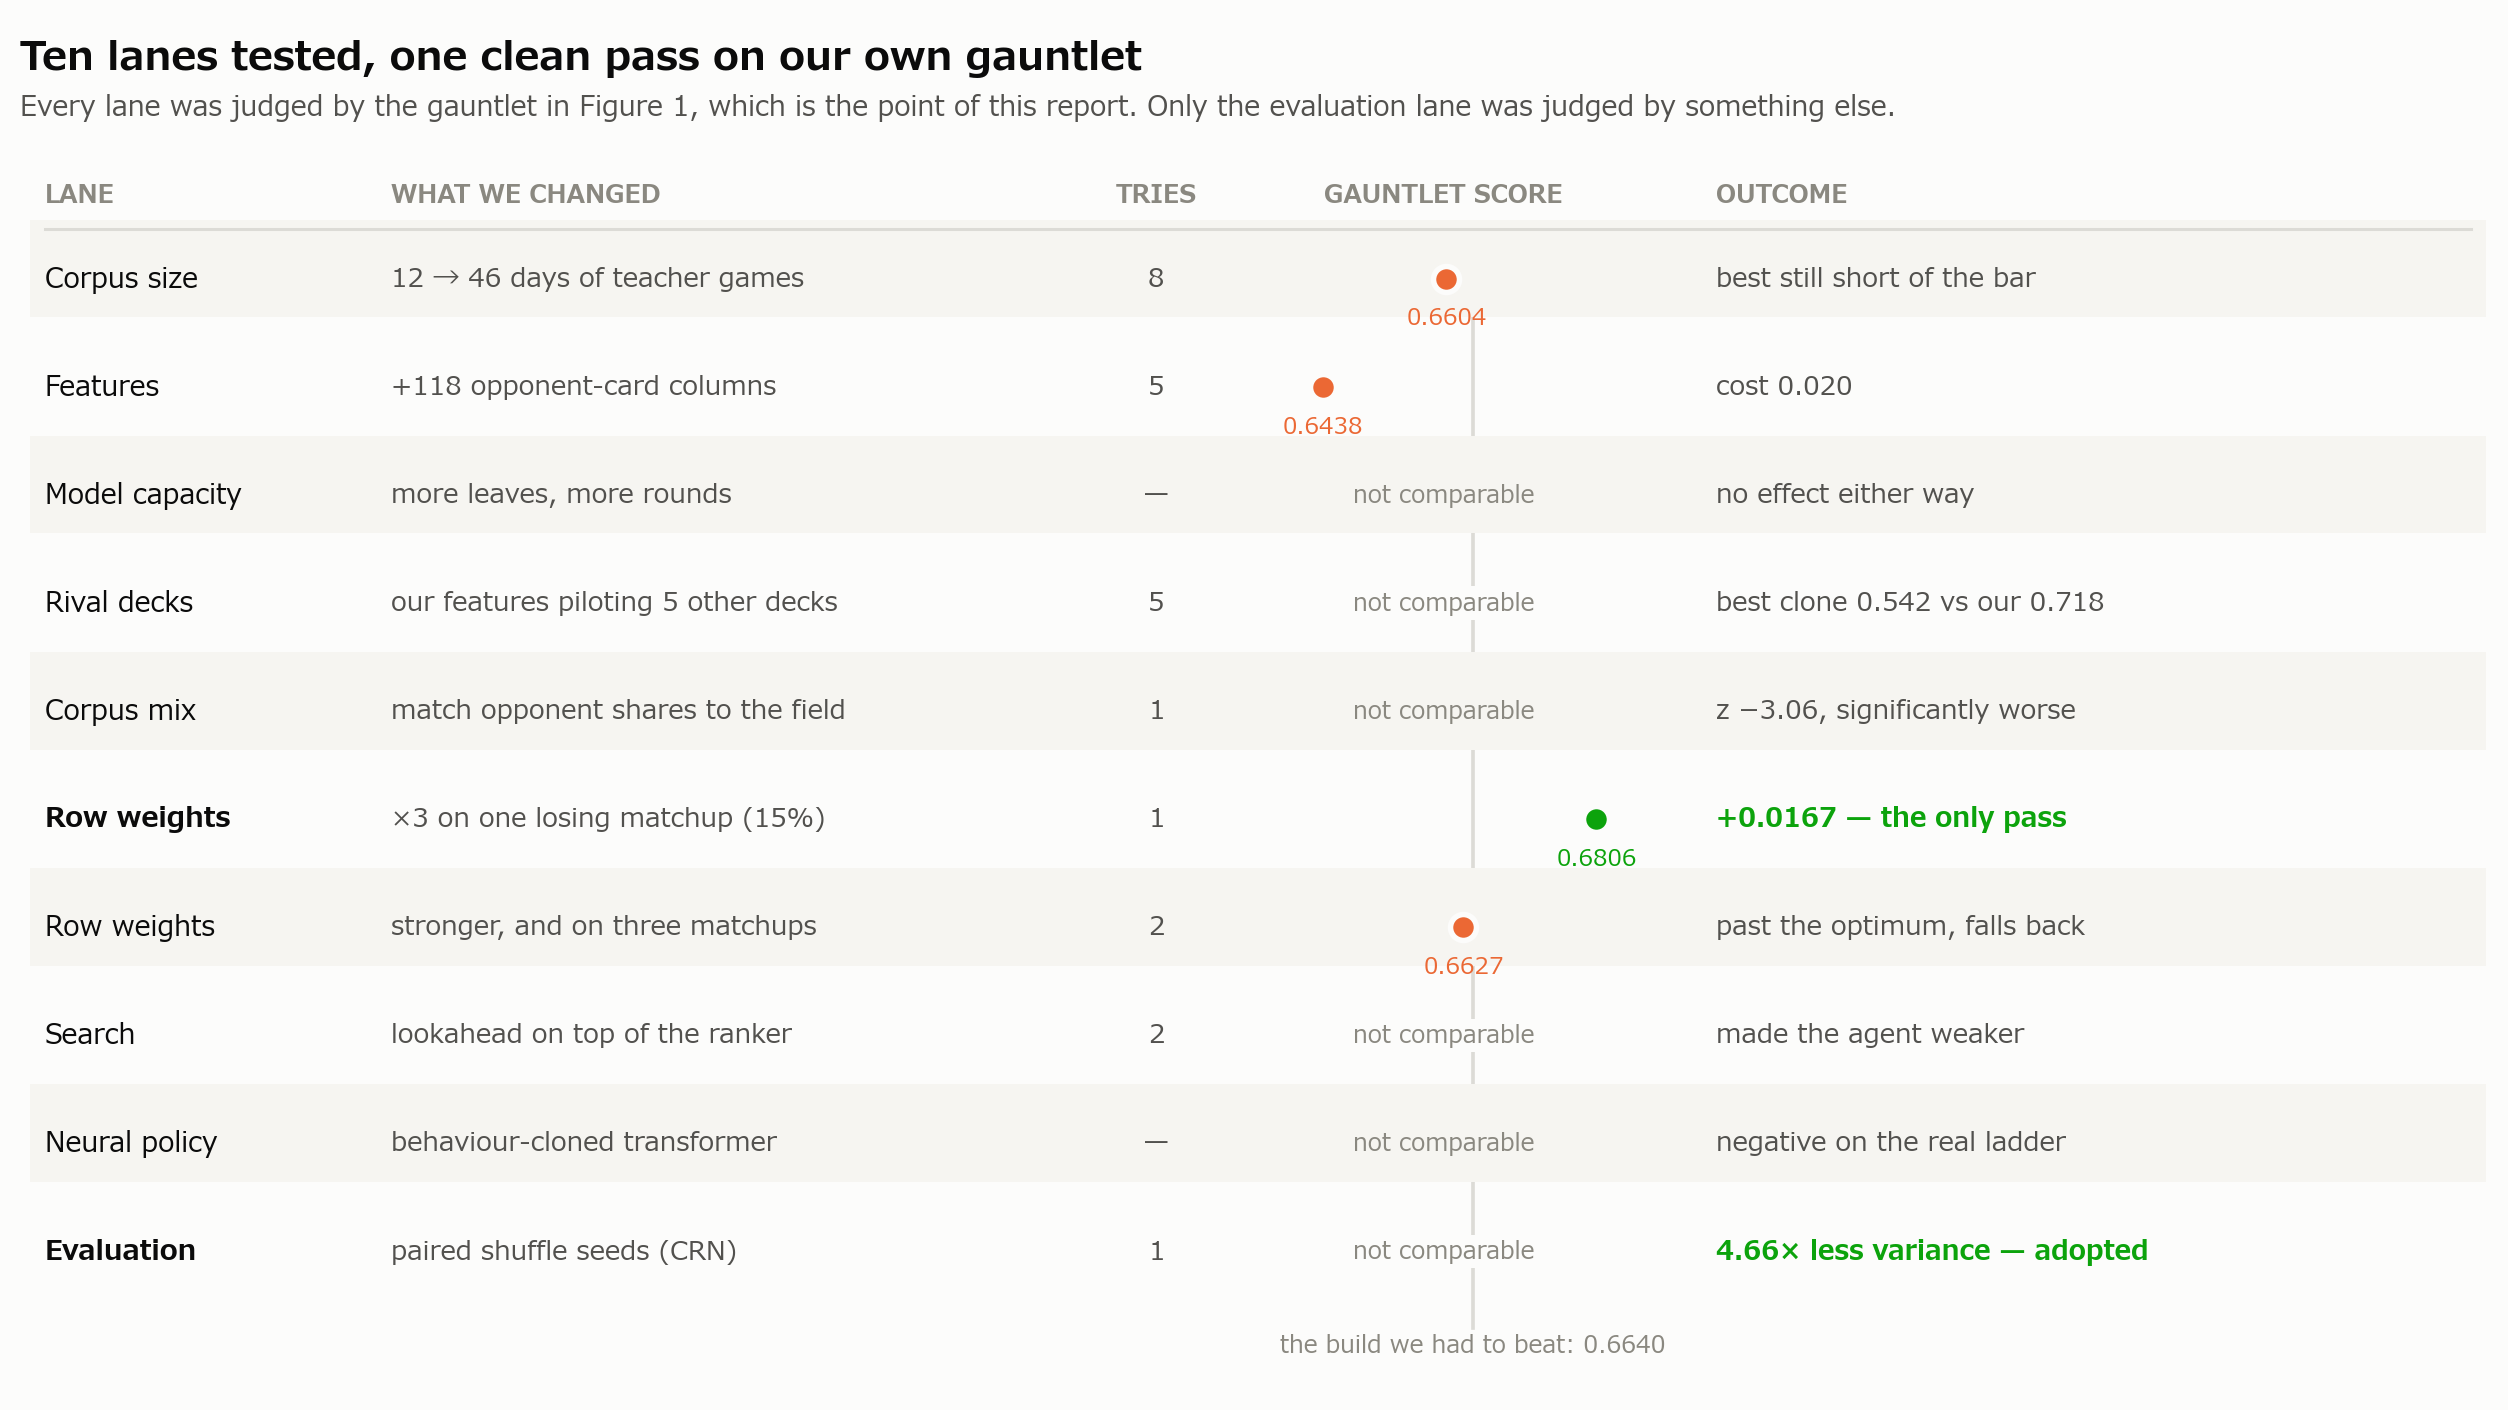

Source code (Python):
"""Figure 5 -- the ledger of what we tested.

More than seven rows that all carry meaning, so this is a table rather than a
chart, with a small shared axis for the rows that were scored on the same
gauntlet. Bar = the score of the build we were trying to beat (0.6640).
"""
import os, sys
import matplotlib
matplotlib.use("Agg")
sys.path.insert(0, os.path.dirname(os.path.abspath(__file__)))
from jpfont import use_jp
use_jp()
import matplotlib.pyplot as plt
from matplotlib.patches import Rectangle

SURFACE = "#fcfcfb"
INK, INK2, MUTED = "#0b0b0b", "#52514e", "#8a8880"
PASS_C, FAIL_C = "#0ca30c", "#eb6834"      # status: good / the rejected lanes
BAR = 0.6640

#  lane, what changed, tries, gate score or None, verdict text, passed
ROWS = [
    ("Corpus size",   "12 → 46 days of teacher games",        "8",  0.6604, "best still short of the bar", False),
    ("Features",      "+118 opponent-card columns",           "5",  0.6438, "cost 0.020",                  False),
    ("Model capacity","more leaves, more rounds",             "—",  None,   "no effect either way",        False),
    ("Rival decks",   "our features piloting 5 other decks",  "5",  None,   "best clone 0.542 vs our 0.718", False),
    ("Corpus mix",    "match opponent shares to the field",   "1",  None,   "z −3.06, significantly worse", False),
    ("Row weights",   "×3 on one losing matchup (15%)",       "1",  0.6806, "+0.0167 — the only pass",     True),
    ("Row weights",   "stronger, and on three matchups",      "2",  0.6627, "past the optimum, falls back", False),
    ("Search",        "lookahead on top of the ranker",       "2",  None,   "made the agent weaker",       False),
    ("Neural policy", "behaviour-cloned transformer",         "—",  None,   "negative on the real ladder", False),
    ("Evaluation",    "paired shuffle seeds (CRN)",           "1",  None,   "4.66× less variance — adopted", True),
]

fig, ax = plt.subplots(figsize=(11.4, 6.4125), dpi=220)
fig.patch.set_facecolor(SURFACE); ax.set_facecolor(SURFACE)
ax.set_xlim(0, 100); ax.set_ylim(7.1, 90.5); ax.axis("off")

TOP, ROWH = 82.0, 7.3
X_LANE, X_WHAT, X_N, X_AX0, X_AX1, X_NOTE = 1.0, 15.0, 44.5, 48.5, 66.5, 68.5


def sx(v):                       # gauntlet score -> x on the mini axis
    lo, hi = 0.630, 0.690
    return X_AX0 + (v - lo) / (hi - lo) * (X_AX1 - X_AX0)


# header
ax.text(X_LANE, TOP + 5.2, "LANE", fontsize=8.2, color=MUTED, fontweight="bold")
ax.text(X_WHAT, TOP + 5.2, "WHAT WE CHANGED", fontsize=8.2, color=MUTED, fontweight="bold")
ax.text(X_N + 1.4, TOP + 5.2, "TRIES", fontsize=8.2, color=MUTED, fontweight="bold", ha="center")
ax.text((X_AX0 + X_AX1) / 2, TOP + 5.2, "GAUNTLET SCORE", fontsize=8.2, color=MUTED,
        fontweight="bold", ha="center")
ax.text(X_NOTE, TOP + 5.2, "OUTCOME", fontsize=8.2, color=MUTED, fontweight="bold")
ax.plot([X_LANE, 99], [TOP + 3.4, TOP + 3.4], color="#dcdbd6", lw=1)

# the bar we were trying to beat
ybot = TOP - len(ROWS) * ROWH + ROWH - 2.2
ax.plot([sx(BAR), sx(BAR)], [ybot - 3.0, TOP + 2.0], color="#dcdbd6", lw=1.2, zorder=0)
ax.text(sx(BAR), ybot - 4.6, "the build we had to beat: 0.6640",
        fontsize=7.8, color=MUTED, ha="center")

for i, (lane, what, n, score, note, ok) in enumerate(ROWS):
    y = TOP - i * ROWH
    if i % 2 == 0:
        ax.add_patch(Rectangle((X_LANE - 0.6, y - 2.6), 99.2, ROWH - 0.7,
                               fc="#f6f5f1", ec="none", zorder=0))
    ax.text(X_LANE, y, lane, fontsize=9, color=INK, va="center",
            fontweight="bold" if ok else "normal")
    ax.text(X_WHAT, y, what, fontsize=8.7, color=INK2, va="center")
    ax.text(X_N + 1.4, y, n, fontsize=8.7, color=INK2, va="center", ha="center")
    if score is not None:
        c = PASS_C if ok else FAIL_C
        ax.plot([sx(score)], [y], "o", ms=8.5, color=c, zorder=3,
                markeredgecolor=SURFACE, markeredgewidth=1.8)
        ax.text(sx(score), y - 3.1, f"{score:.4f}", fontsize=7.6, color=c, ha="center")
    else:
        rowbg = "#f6f5f1" if i % 2 == 0 else SURFACE
        ax.text((X_AX0 + X_AX1) / 2, y, "not comparable", fontsize=7.8, color=MUTED,
                va="center", ha="center", style="italic", zorder=3,
                bbox=dict(fc=rowbg, ec="none", pad=1.5))
    ax.text(X_NOTE, y, note, fontsize=8.7, va="center",
            color=PASS_C if ok else INK2, fontweight="bold" if ok else "normal")

fig.suptitle("Ten lanes tested, one clean pass on our own gauntlet",
             x=0.008, y=0.972, ha="left", fontsize=13, color=INK, fontweight="bold")
fig.text(0.008, 0.918,
         "Every lane was judged by the gauntlet in Figure 1, which is the point of "
         "this report. Only the evaluation lane was judged by something else.",
         ha="left", fontsize=9, color=INK2)
fig.subplots_adjust(left=0.008, right=0.995, top=0.891, bottom=0.016)
out = __file__.replace(".py", ".png")
fig.savefig(out, facecolor=SURFACE)
print("wrote", out, "| recorded runs:", sum(int(r[2]) for r in ROWS if r[2].isdigit()))
